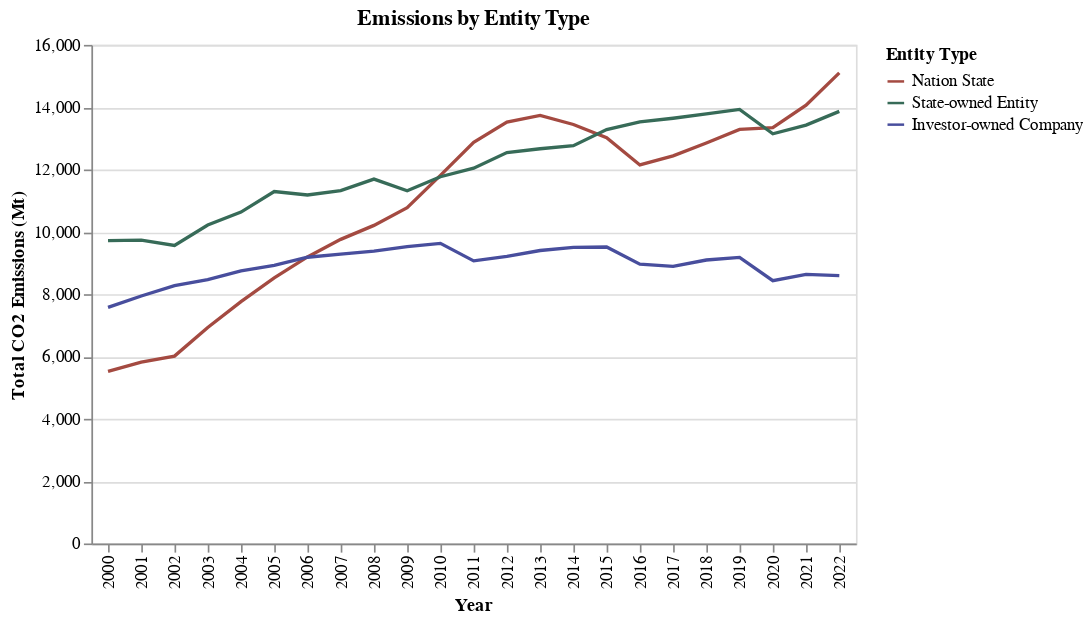

This figure's notebook cell:
### Markdown cell above
Here, we break down the emissions by entity type: nation state, state owned and investor owned. I think this differentiation is useful because it helps us understand whether the emissions are primarily government led or state led.

### Code cell
def emissions_by_entity_type(df):

    # find total emissions by year & parent_type
    total = df.group_by(["year", "parent_type"]
                    ).agg(pl.col("total_emissions_MtCO2e").sum()
                         ).pivot("parent_type", index = "year", values = "total_emissions_MtCO2e")

    # set colors for each entity
    color_scale = alt.Scale(domain=['Nation State', 'State-owned Entity', 'Investor-owned Company'], 
                            range=['#a44a41', '#376b58', '#484e9d'])

    # develop chart by entities
    total_emissions_by_types = alt.Chart(total.sort("year"), title = "Emissions by Entity Type").transform_fold(
        ['Nation State', 'State-owned Entity', 'Investor-owned Company'],
    ).mark_line().encode(
        alt.X("year:O").title("Year"),
        alt.Y("value:Q").title("Total CO2 Emissions (Mt)"),
        alt.Color("key:N", title = "Entity Type", scale = color_scale)
    )

    return total_emissions_by_types

emissions_by_entity_type(emissions)

### Figure 1 — Vega-Lite specification as saved in the notebook (floating-point values rounded to 4 significant figures)
{"config": {"view": {"continuousWidth": 300, "continuousHeight": 300}}, "data": {"name": "data-a0f6cef669a83a81e1eb4c59401f48e5"}, "mark": {"type": "line"}, "encoding": {"color": {"field": "key", "scale": {"domain": ["Nation State", "State-owned Entity", "Investor-owned Company"], "range": ["#a44a41", "#376b58", "#484e9d"]}, "title": "Entity Type", "type": "nominal"}, "x": {"field": "year", "title": "Year", "type": "ordinal"}, "y": {"field": "value", "title": "Total CO2 Emissions (Mt)", "type": "quantitative"}}, "title": "Emissions by Entity Type", "transform": [{"fold": ["Nation State", "State-owned Entity", "Investor-owned Company"]}], "$schema": "https://vega.github.io/schema/vega-lite/v5.20.1.json", "datasets": {"data-a0f6cef669a83a81e1eb4c59401f48e5": [{"year": 2000, "State-owned Entity": 9720.0, "Nation State": 5522.0, "Investor-owned Company": 7577.0}, {"year": 2001, "State-owned Entity": 9732.0, "Nation State": 5818.0, "Investor-owned Company": 7943.0}, {"year": 2002, "State-owned Entity": 9562.0, "Nation State": 6012.0, "Investor-owned Company": 8271.0}, {"year": 2003, "State-owned Entity": 10220.0, "Nation State": 6932.0, "Investor-owned Company": 8464.0}, {"year": 2004, "State-owned Entity": 10640.0, "Nation State": 7762.0, "Investor-owned Company": 8749.0}, {"year": 2005, "State-owned Entity": 11290.0, "Nation State": 8522.0, "Investor-owned Company": 8926.0}, {"year": 2006, "State-owned Entity": 11180.0, "Nation State": 9195.0, "Investor-owned Company": 9185.0}, {"year": 2007, "State-owned Entity": 11320.0, "Nation State": 9759.0, "Investor-owned Company": 9284.0}, {"year": 2008, "State-owned Entity": 11690.0, "Nation State": 10210.0, "Investor-owned Company": 9384.0}, {"year": 2009, "State-owned Entity": 11320.0, "Nation State": 10780.0, "Investor-owned Company": 9528.0}, {"year": 2010, "State-owned Entity": 11770.0, "Nation State": 11810.0, "Investor-owned Company": 9630.0}, {"year": 2011, "State-owned Entity": 12040.0, "Nation State": 12870.0, "Investor-owned Company": 9069.0}, {"year": 2012, "State-owned Entity": 12540.0, "Nation State": 13520.0, "Investor-owned Company": 9213.0}, {"year": 2013, "State-owned Entity": 12670.0, "Nation State": 13740.0, "Investor-owned Company": 9401.0}, {"year": 2014, "State-owned Entity": 12760.0, "Nation State": 13450.0, "Investor-owned Company": 9505.0}, {"year": 2015, "State-owned Entity": 13280.0, "Nation State": 13020.0, "Investor-owned Company": 9513.0}, {"year": 2016, "State-owned Entity": 13530.0, "Nation State": 12150.0, "Investor-owned Company": 8965.0}, {"year": 2017, "State-owned Entity": 13650.0, "Nation State": 12440.0, "Investor-owned Company": 8894.0}, {"year": 2018, "State-owned Entity": 13780.0, "Nation State": 12850.0, "Investor-owned Company": 9096.0}, {"year": 2019, "State-owned Entity": 13930.0, "Nation State": 13290.0, "Investor-owned Company": 9180.0}, {"year": 2020, "State-owned Entity": 13150.0, "Nation State": 13350.0, "Investor-owned Company": 8432.0}, {"year": 2021, "State-owned Entity": 13420.0, "Nation State": 14070.0, "Investor-owned Company": 8633.0}, {"year": 2022, "State-owned Entity": 13870.0, "Nation State": 15100.0, "Investor-owned Company": 8592.0}]}}
